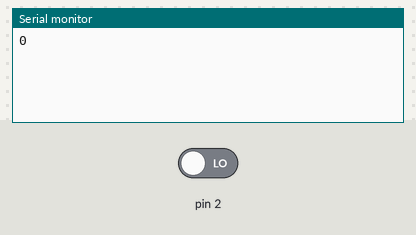
Recording of a sketch running on a simulated Arduino Uno, built with avr-gcc and run on an emulated ATmega328P. Shown: the last lines printed to the serial monitor. Inputs (shaded band) come from the test bench; at power-on: pin 2 LOW.

Above: at 1.2 s.
1.3 s: pin 2 driven HIGH
At 2.6 s:
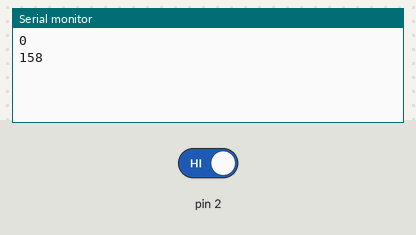
2.8 s: pin 2 driven LOW
At 3.8 s:
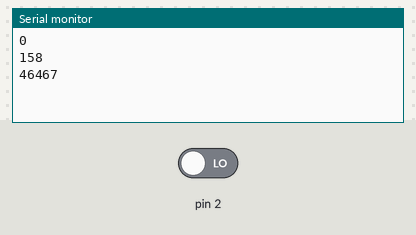
Timing chart, 0 to 5.8 s (numbered marks = the images above; inputs shaded):
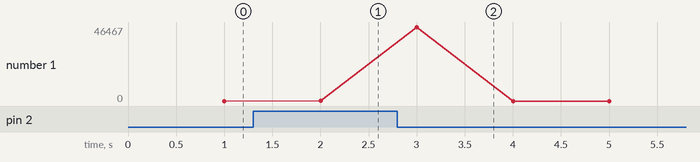

The sketch:

wavgat_step_micros.ino
```cpp
unsigned long micro1;
unsigned long previousMicros = 0;
unsigned long count;
const long interval = 1000000;


void setup() {
  // put your setup code here, to run once:
  Serial.begin(9600);
}

void loop() {

  unsigned long currentMicros = micros();

  if (currentMicros - previousMicros >= interval) {
    previousMicros = currentMicros;
    Serial.println(count);
    count = 0;
  } // run one per second
  if(digitalRead(2)){
  count ++;
  }
}
```

Measured:
- after the input at 1.3 s, the serial monitor: prints a new line after 0.70 s (image 1)
- after the input at 2.8 s, the serial monitor: prints a new line after 0.20 s (image 2)
- plotted number 1: 0 → 158 after the input at 1.3 s
